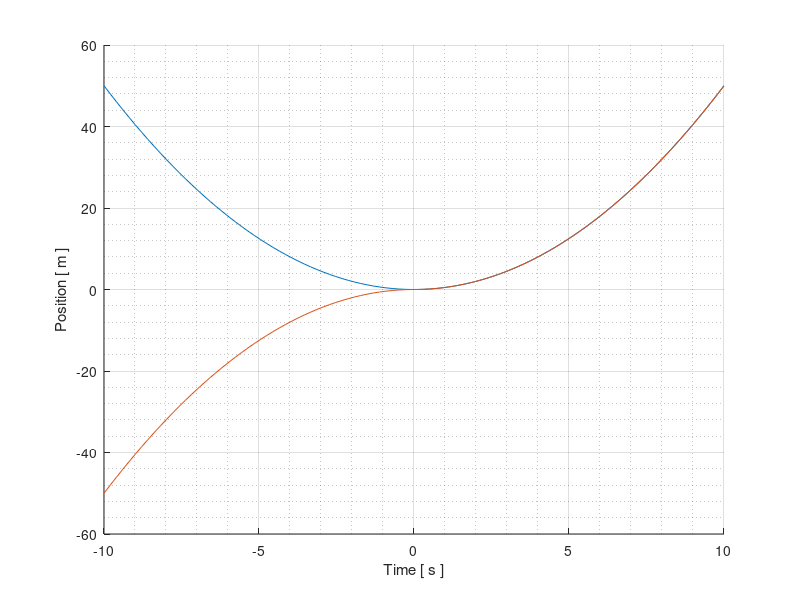

The MATLAB script that drew this image:
% Script for testing integration in negative time
%close all
clear all
clc

t = linspace(-10,10);
x0 = 0;
v0 = 0;
a = 1;

x1 = x0 + v0.*t + 0.5.*a.*t.*t;
x2 = x0 + v0.*t + 0.5.*a.*t.*t.*sign(t);


figure(1); clf; hold all; grid on; grid minor; ...
    plot(t,x1); ...
    plot(t,x2); ...
    xlabel('Time [ s ]'); ylabel('Position [ m ]');
